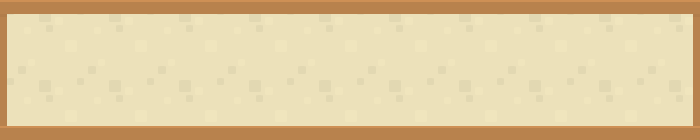

Tiled map render using the project's own tile images. Description and the whole map definition, tile-layer contents included, below:
An orthogonal 10x2 tile map with 70x70 px tiles, 1 tile layer (Capa de Patrones 1).

<map version="1.2" tiledversion="1.2.0" orientation="orthogonal" renderorder="right-down" width="10" height="2" tilewidth="70" tileheight="70" infinite="0" nextlayerid="2" nextobjectid="1">
 <tileset firstgid="1" source="../../Tiles/Tilesheet 1.tsx" />
 <layer id="1" name="Capa de Patrones 1" width="10" height="2">
  <data encoding="csv">
134,135,135,135,135,135,135,135,135,136,
182,183,183,183,183,183,183,183,183,184
</data>
 </layer>
</map>
